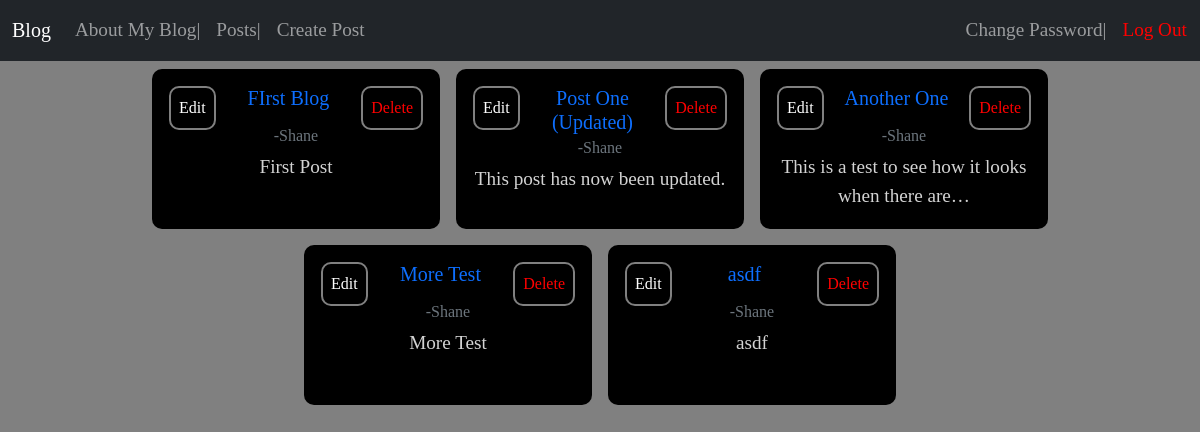
The app's page /posts/ (signed in), older data.
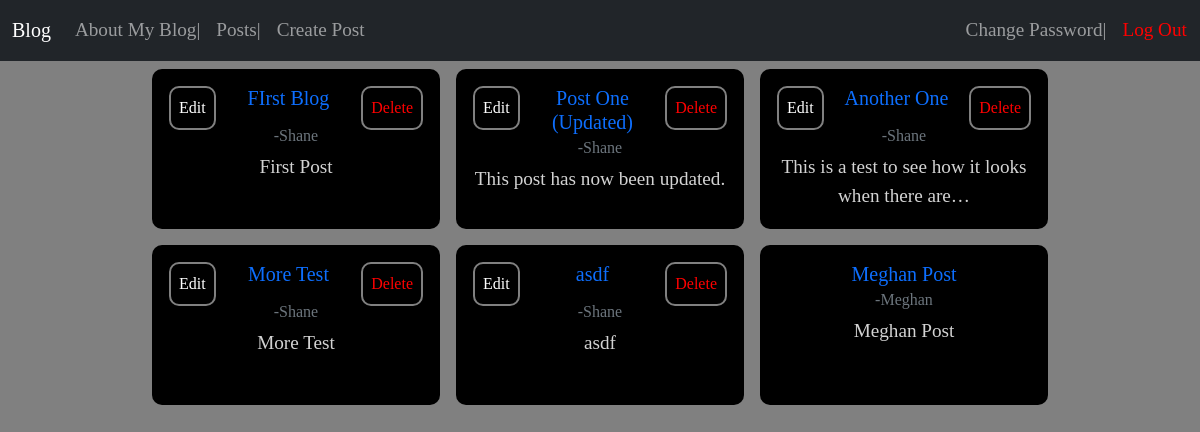
The same page, newer data.
### blog/models.py (models this page shows, shortened)
class Post(models.Model):
    title=models.CharField(max_length=200)
    body=models.TextField()
    author=models.ForeignKey(
        'auth.User',
        on_delete=models.CASCADE
    )

### blog/views.py (the view)
# urls.py: path('posts/',PostListView.as_view(), name='post_list'),
class PostListView(LoginRequiredMixin, ListView):
    model=Post
    template_name="post_list.html"

### templates/post_list.html (shortened to what this page needs)
{% extends 'base.html' %}
{% block content %}
    <div class="post-list">
        {% for post in post_list %}
        <div class="card" style="width: 18rem;">
            <div class="card-body">
                <div class="post-list-buttons">
                    {% if post.author == user %}
                        <a href="{% url 'post_edit' post.id %}" class="card-link">Edit</a>
                    {% endif %}
                    <h5 class="card-title" style="text-align: center; "><a href="{% url 'post_detail' post.id %}">{{post.title}}</a></h5>
                    {% if post.author == user  %}
                        <a href="{% url 'post_delete' post.id %}" class="card-link" style="color: red;">Delete</a>
                    {% endif %}
                </div>
                <h6 class="card-subtitle mb-2 text-muted author">-{{post.author}}</h6>
                <p class="card-text">{{post.body|truncatechars:50}}</p>
            </div>
        </div>
    {% endfor %}
    </div>
{% endblock content %}

Row changes from the older to the newer data that the page shows:
added Post: title "Meghan Post", author "Meghan", body "Meghan Post"
